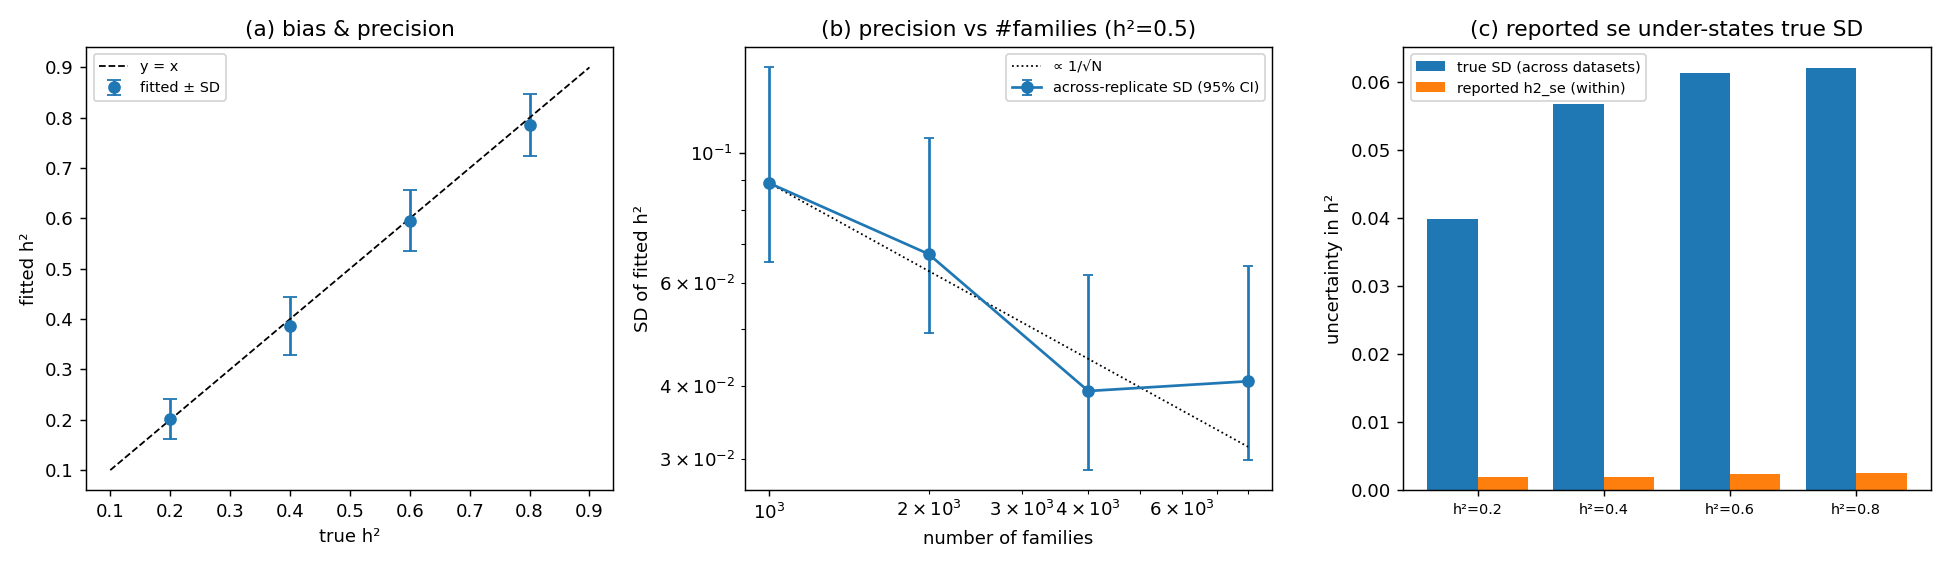

Generate this figure with Python:
"""Variance-component inference: does `fit_heritability` recover h2, how precisely?

The important properties of a heritability estimator are **bias** and **sampling
variability across datasets** — not runtime. This benchmark measures them by
fitting many independent simulated cohorts (each a fresh draw), so the spread of
the fitted values estimates sampling variability. It reports:

  (a) **bias & precision vs true h2** — mean(fitted) - h2_true and the
      across-replicate SD, for h2 from 0.2 to 0.8;
  (b) **precision vs #families** — the across-replicate SD as N grows (the
      1/sqrt(N) law), and how family structure (informativeness) changes it;
  (c) **SE calibration** — the reported within-dataset `h2_se` vs the true
      across-dataset SD. The reported `se` is a *Monte-Carlo* error of the fit on
      one dataset, NOT the sampling SD, so it under-states the real uncertainty;
      this panel quantifies the gap (bootstrap families for a genuine CI).

Ground truth is known (the simulator's `h2`), so this is a clean characterisation
of the estimator, not a comparison of methods.

    python benchmarks/bench_fit_heritability.py
    python benchmarks/bench_fit_heritability.py --reps 40 --n-fam 5000
Writes bench_fit_heritability.csv (+ .png if matplotlib is present).
"""

import os
import csv
import time
import argparse

import numpy as np
from scipy.stats import chi2

from _common import get_plt
from ltpred import simulate_under_LTM_single, fit_heritability

HERE = os.path.dirname(os.path.abspath(__file__))

STRUCTURES = {
    "parents": ["m", "f"],
    "parents+2 sibs": ["m", "f", "s1", "s2"],
    "extended": ["m", "f", "s1", "s2", "mgm", "mgf", "pgm", "pgf"],
}


def _sd_ci(sd, reps, alpha=0.05):
    """Normal-theory confidence interval for an across-replicate SD."""
    df = reps - 1
    return (sd * np.sqrt(df / chi2.ppf(1.0 - alpha / 2.0, df)),
            sd * np.sqrt(df / chi2.ppf(alpha / 2.0, df)))


def fit_replicates(fam_vec, h2_true, n_fam, prev, reps, seed0, n_iter, burn_in,
                   inner_sweeps):
    """Fit `reps` independent simulated cohorts; return (fitted[], reported_se[])."""
    fitted = np.empty(reps)
    rep_se = np.empty(reps)
    for r in range(reps):
        sim = simulate_under_LTM_single(fam_vec=fam_vec, h2=h2_true, n_sim=n_fam,
                                        pop_prev=prev, seed=seed0 + r)
        res = fit_heritability(sim.families, n_iter=n_iter, burn_in=burn_in,
                               inner_sweeps=inner_sweeps,
                               seed=seed0 + 100_000 + r)
        fitted[r] = res.h2
        rep_se[r] = res.h2_se
    return fitted, rep_se


def main():
    ap = argparse.ArgumentParser()
    ap.add_argument("--h2", type=float, nargs="+", default=[0.2, 0.4, 0.6, 0.8])
    ap.add_argument("--n-fam", type=int, default=3000)
    ap.add_argument("--sizes", type=int, nargs="+", default=[1000, 2000, 4000, 8000])
    ap.add_argument("--prev", type=float, default=0.1)
    ap.add_argument("--reps", type=int, default=25)
    ap.add_argument("--reps-scaling", type=int, default=15)
    ap.add_argument("--n-iter", type=int, default=500)
    ap.add_argument("--burn-in", type=int, default=150)
    ap.add_argument("--inner-sweeps", type=int, default=5)
    ap.add_argument("--seed", type=int, default=100)
    args = ap.parse_args()

    fam_a = STRUCTURES["parents+2 sibs"]
    simulate_under_LTM_single(fam_vec=fam_a, h2=0.5, n_sim=50, pop_prev=args.prev, seed=0)
    fit_heritability(simulate_under_LTM_single(fam_vec=fam_a, h2=0.5, n_sim=50,
                     pop_prev=args.prev, seed=0).families, n_iter=20, burn_in=5)  # warm JIT

    rows = []

    # (a) bias & precision vs true h2  ------------------------------------------
    print("== (a) bias & precision vs true h2 (n_fam=%d, %s) ==" % (args.n_fam, "parents+2 sibs"))
    panel_a = []
    for h2 in args.h2:
        t0 = time.time()
        fitted, rep_se = fit_replicates(fam_a, h2, args.n_fam, args.prev, args.reps,
                                        args.seed, args.n_iter, args.burn_in, args.inner_sweeps)
        bias = float(fitted.mean() - h2)
        sd = float(fitted.std(ddof=1))
        se_rep = float(np.median(rep_se))
        panel_a.append(dict(h2=h2, bias=bias, sd=sd, reported_se=se_rep))
        rows.append(dict(panel="bias_precision", h2=h2, n_fam=args.n_fam,
                         structure="parents+2 sibs", bias=bias, sd=sd,
                         reported_se=se_rep, reps=args.reps))
        print(f"  h2={h2:.1f} | fitted={fitted.mean():.3f}  bias={bias:+.3f}  "
              f"SD={sd:.3f} | reported se={se_rep:.4f}  (SD/se={sd/se_rep:.0f}x)  "
              f"[{time.time()-t0:.0f}s]")

    # (b) precision vs #families (and structure)  -------------------------------
    print("== (b) precision (SD) vs #families (h2=0.5) ==")
    panel_b = []
    for n in args.sizes:
        fitted, _ = fit_replicates(fam_a, 0.5, n, args.prev, args.reps_scaling,
                                   args.seed + 1000, args.n_iter, args.burn_in, args.inner_sweeps)
        sd = float(fitted.std(ddof=1))
        panel_b.append(dict(n_fam=n, sd=sd, reps=args.reps_scaling))
        rows.append(dict(panel="scaling", h2=0.5, n_fam=n, structure="parents+2 sibs",
                         bias=float(fitted.mean() - 0.5), sd=sd, reported_se=np.nan,
                         reps=args.reps_scaling))
        print(f"  n_fam={n:5d} | SD={sd:.3f}")
    print("== structure at n_fam=%d, h2=0.5 ==" % args.n_fam)
    panel_s = []
    for name, fv in STRUCTURES.items():
        fitted, _ = fit_replicates(fv, 0.5, args.n_fam, args.prev, args.reps_scaling,
                                   args.seed + 2000, args.n_iter, args.burn_in, args.inner_sweeps)
        sd = float(fitted.std(ddof=1))
        panel_s.append(dict(structure=name, sd=sd, n_rel=len(fv)))
        rows.append(dict(panel="structure", h2=0.5, n_fam=args.n_fam, structure=name,
                         bias=float(fitted.mean() - 0.5), sd=sd, reported_se=np.nan,
                         reps=args.reps_scaling))
        print(f"  {name:16s} ({len(fv)} rel) | SD={sd:.3f}")

    write_csv(rows)
    plot(panel_a, panel_b, panel_s)
    print("\nwrote bench_fit_heritability.csv and bench_fit_heritability.png")


def write_csv(rows):
    fields = ["panel", "h2", "n_fam", "structure", "bias", "sd", "reported_se", "reps"]
    path = os.path.join(HERE, "bench_fit_heritability.csv")
    with open(path, "w", newline="") as fh:
        w = csv.DictWriter(fh, fieldnames=fields, lineterminator="\n")
        w.writeheader()
        w.writerows([{k: r.get(k, "") for k in fields} for r in rows])


def plot(panel_a, panel_b, panel_s):
    plt = get_plt()
    if plt is None:
        return
    fig, ax = plt.subplots(1, 3, figsize=(15, 4.4))
    # (a) fitted vs true, with +/- SD error bars
    h2 = [r["h2"] for r in panel_a]
    fitted = [r["h2"] + r["bias"] for r in panel_a]
    sd = [r["sd"] for r in panel_a]
    ax[0].errorbar(h2, fitted, yerr=sd, fmt="o", capsize=4, label="fitted ± SD")
    lim = [min(h2) - 0.1, max(h2) + 0.1]
    ax[0].plot(lim, lim, "k--", lw=1, label="y = x")
    ax[0].set_xlabel("true h²")
    ax[0].set_ylabel("fitted h²")
    ax[0].set_title("(a) bias & precision")
    ax[0].legend(fontsize=8)
    # (b) SD vs N with 1/sqrt(N) reference
    n = np.array([r["n_fam"] for r in panel_b], float)
    sdb = np.array([r["sd"] for r in panel_b])
    ci = np.array([_sd_ci(r["sd"], r["reps"]) for r in panel_b])
    ax[1].errorbar(n, sdb, yerr=np.vstack([sdb - ci[:, 0], ci[:, 1] - sdb]),
                   fmt="-o", capsize=3, label="across-replicate SD (95% CI)")
    ref = sdb[0] * np.sqrt(n[0] / n)
    ax[1].plot(n, ref, "k:", lw=1, label="∝ 1/√N")
    ax[1].set_xscale("log"); ax[1].set_yscale("log")
    ax[1].set_xlabel("number of families")
    ax[1].set_ylabel("SD of fitted h²")
    ax[1].set_title("(b) precision vs #families (h²=0.5)")
    ax[1].legend(fontsize=8)
    # (c) reported se vs true SD (calibration)
    labels = [f"h²={r['h2']}" for r in panel_a]
    xs = np.arange(len(labels))
    ax[2].bar(xs - 0.2, [r["sd"] for r in panel_a], 0.4, label="true SD (across datasets)")
    ax[2].bar(xs + 0.2, [r["reported_se"] for r in panel_a], 0.4, label="reported h2_se (within)")
    ax[2].set_xticks(xs); ax[2].set_xticklabels(labels, fontsize=8)
    ax[2].set_ylabel("uncertainty in h²")
    ax[2].set_title("(c) reported se under-states true SD")
    ax[2].legend(fontsize=8)
    fig.tight_layout()
    fig.savefig(os.path.join(HERE, "bench_fit_heritability.png"), dpi=130)


if __name__ == "__main__":
    main()
